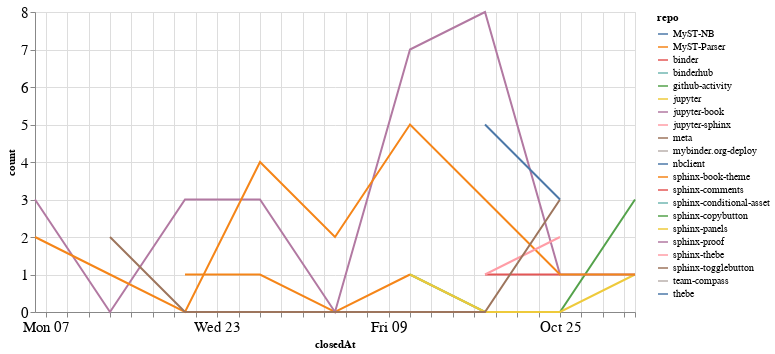

The code cell stored with this chart in its notebook:
### Code cell
closed_by_time = closed_by.groupby('repo').resample('W', on='closedAt').count()['author'].reset_index()
closed_by_time = closed_by_time.rename(columns={'author': 'count'})

alt.Chart(closed_by_time, width=600).mark_line().encode(
    x='closedAt',
    y='count',
    color='repo',
    tooltip="repo"
)

### Figure 1 — Vega-Lite specification as saved in the notebook (floating-point values rounded to 4 significant figures)
{"config": {"axisLeft": {"labelFontSize": 15}, "axisBottom": {"labelFontSize": 15}}, "data": {"name": "data-60597606156fb0b0b6b0e71c22eb54b1"}, "mark": "line", "encoding": {"color": {"type": "nominal", "field": "repo"}, "tooltip": {"type": "nominal", "field": "repo"}, "x": {"type": "temporal", "field": "closedAt"}, "y": {"type": "quantitative", "field": "count"}}, "width": 600, "$schema": "https://vega.github.io/schema/vega-lite/v4.8.1.json", "datasets": {"data-60597606156fb0b0b6b0e71c22eb54b1": [{"repo": "MyST-NB", "closedAt": "2020-09-06T00:00:00", "count": 1}, {"repo": "MyST-Parser", "closedAt": "2020-09-20T00:00:00", "count": 1}, {"repo": "MyST-Parser", "closedAt": "2020-09-27T00:00:00", "count": 1}, {"repo": "MyST-Parser", "closedAt": "2020-10-04T00:00:00", "count": 0}, {"repo": "MyST-Parser", "closedAt": "2020-10-11T00:00:00", "count": 1}, {"repo": "binder", "closedAt": "2020-10-18T00:00:00", "count": 1}, {"repo": "binder", "closedAt": "2020-10-25T00:00:00", "count": 1}, {"repo": "binderhub", "closedAt": "2020-11-01T00:00:00", "count": 1}, {"repo": "github-activity", "closedAt": "2020-10-11T00:00:00", "count": 1}, {"repo": "github-activity", "closedAt": "2020-10-18T00:00:00", "count": 0}, {"repo": "github-activity", "closedAt": "2020-10-25T00:00:00", "count": 0}, {"repo": "github-activity", "closedAt": "2020-11-01T00:00:00", "count": 3}, {"repo": "jupyter", "closedAt": "2020-10-11T00:00:00", "count": 1}, {"repo": "jupyter", "closedAt": "2020-10-18T00:00:00", "count": 0}, {"repo": "jupyter", "closedAt": "2020-10-25T00:00:00", "count": 0}, {"repo": "jupyter", "closedAt": "2020-11-01T00:00:00", "count": 1}, {"repo": "jupyter-book", "closedAt": "2020-09-06T00:00:00", "count": 3}, {"repo": "jupyter-book", "closedAt": "2020-09-13T00:00:00", "count": 0}, {"repo": "jupyter-book", "closedAt": "2020-09-20T00:00:00", "count": 3}, {"repo": "jupyter-book", "closedAt": "2020-09-27T00:00:00", "count": 3}, {"repo": "jupyter-book", "closedAt": "2020-10-04T00:00:00", "count": 0}, {"repo": "jupyter-book", "closedAt": "2020-10-11T00:00:00", "count": 7}, {"repo": "jupyter-book", "closedAt": "2020-10-18T00:00:00", "count": 8}, {"repo": "jupyter-book", "closedAt": "2020-10-25T00:00:00", "count": 1}, {"repo": "jupyter-book", "closedAt": "2020-11-01T00:00:00", "count": 1}, {"repo": "jupyter-sphinx", "closedAt": "2020-09-27T00:00:00", "count": 1}, {"repo": "meta", "closedAt": "2020-09-13T00:00:00", "count": 2}, {"repo": "mybinder.org-deploy", "closedAt": "2020-10-18T00:00:00", "count": 1}, {"repo": "nbclient", "closedAt": "2020-09-13T00:00:00", "count": 1}, {"repo": "sphinx-book-theme", "closedAt": "2020-09-06T00:00:00", "count": 2}, {"repo": "sphinx-book-theme", "closedAt": "2020-09-13T00:00:00", "count": 1}, {"repo": "sphinx-book-theme", "closedAt": "2020-09-20T00:00:00", "count": 0}, {"repo": "sphinx-book-theme", "closedAt": "2020-09-27T00:00:00", "count": 4}, {"repo": "sphinx-book-theme", "closedAt": "2020-10-04T00:00:00", "count": 2}, {"repo": "sphinx-book-theme", "closedAt": "2020-10-11T00:00:00", "count": 5}, {"repo": "sphinx-book-theme", "closedAt": "2020-10-18T00:00:00", "count": 3}, {"repo": "sphinx-book-theme", "closedAt": "2020-10-25T00:00:00", "count": 1}, {"repo": "sphinx-book-theme", "closedAt": "2020-11-01T00:00:00", "count": 1}, {"repo": "sphinx-comments", "closedAt": "2020-09-27T00:00:00", "count": 1}, {"repo": "sphinx-conditional-asset", "closedAt": "2020-10-25T00:00:00", "count": 2}, {"repo": "sphinx-copybutton", "closedAt": "2020-09-27T00:00:00", "count": 1}, {"repo": "sphinx-panels", "closedAt": "2020-10-18T00:00:00", "count": 1}, {"repo": "sphinx-proof", "closedAt": "2020-09-27T00:00:00", "count": 1}, {"repo": "sphinx-thebe", "closedAt": "2020-10-18T00:00:00", "count": 1}, {"repo": "sphinx-thebe", "closedAt": "2020-10-25T00:00:00", "count": 2}, {"repo": "sphinx-togglebutton", "closedAt": "2020-09-13T00:00:00", "count": 2}, {"repo": "sphinx-togglebutton", "closedAt": "2020-09-20T00:00:00", "count": 0}, {"repo": "sphinx-togglebutton", "closedAt": "2020-09-27T00:00:00", "count": 0}, {"repo": "sphinx-togglebutton", "closedAt": "2020-10-04T00:00:00", "count": 0}, {"repo": "sphinx-togglebutton", "closedAt": "2020-10-11T00:00:00", "count": 0}, {"repo": "sphinx-togglebutton", "closedAt": "2020-10-18T00:00:00", "count": 0}, {"repo": "sphinx-togglebutton", "closedAt": "2020-10-25T00:00:00", "count": 3}, {"repo": "team-compass", "closedAt": "2020-10-11T00:00:00", "count": 1}, {"repo": "thebe", "closedAt": "2020-10-18T00:00:00", "count": 5}, {"repo": "thebe", "closedAt": "2020-10-25T00:00:00", "count": 3}]}}
